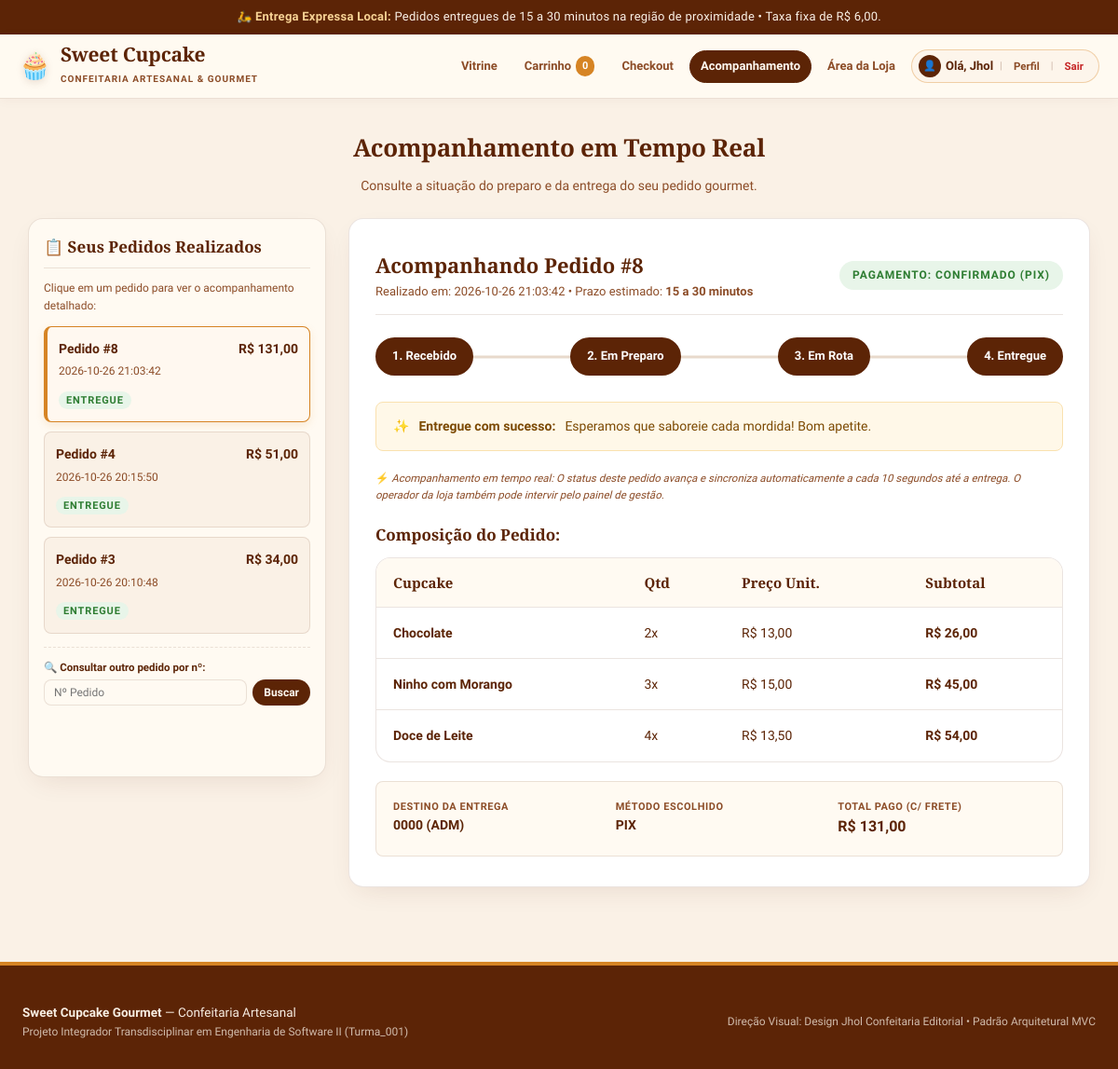
Page /rastreio?id=8 (signed in) on the committed database.
### tables this page shows
CREATE TABLE clientes (
    id INTEGER PRIMARY KEY AUTOINCREMENT,
    nome VARCHAR(100) NOT NULL,
    email VARCHAR(120) NOT NULL UNIQUE,
    senha_hash VARCHAR(255) NOT NULL,
    telefone VARCHAR(20),
    endereco_padrao VARCHAR(255),
    criado_em DATETIME DEFAULT CURRENT_TIMESTAMP
);

CREATE TABLE pedidos (
    id INTEGER PRIMARY KEY AUTOINCREMENT,
    cliente_id INTEGER NOT NULL,
    data_pedido DATETIME DEFAULT CURRENT_TIMESTAMP,
    valor_produtos DECIMAL(10, 2) NOT NULL CHECK (valor_produtos >= 0),
    taxa_entrega DECIMAL(10, 2) NOT NULL DEFAULT 6.00 CHECK (taxa_entrega >= 0),
    valor_total DECIMAL(10, 2) NOT NULL CHECK (valor_total > 0),
    forma_pagamento VARCHAR(20) NOT NULL CHECK (forma_pagamento IN ('PIX', 'CARTAO_CREDITO')),
    status_pagamento VARCHAR(20) NOT NULL DEFAULT 'PENDENTE' CHECK (status_pagamento IN ('PENDENTE', 'CONFIRMADO', 'RECUSADO')),
    status_entrega VARCHAR(20) NOT NULL DEFAULT 'RECEBIDO' CHECK (status_entrega IN ('RECEBIDO', 'PREPARANDO', 'EM_ROTA', 'ENTREGUE')),
    endereco_entrega VARCHAR(255) NOT NULL,
    prazo_estimado VARCHAR(30) DEFAULT '15 a 30 minutos',
    observacoes TEXT,
    FOREIGN KEY (cliente_id) REFERENCES clientes(id) ON DELETE RESTRICT
);

CREATE TABLE itens_pedido (
    id INTEGER PRIMARY KEY AUTOINCREMENT,
    pedido_id INTEGER NOT NULL,
    produto_id INTEGER NOT NULL,
    quantidade INTEGER NOT NULL CHECK (quantidade > 0),
    preco_unitario DECIMAL(10, 2) NOT NULL CHECK (preco_unitario > 0),
    subtotal DECIMAL(10, 2) NOT NULL CHECK (subtotal > 0),
    FOREIGN KEY (pedido_id) REFERENCES pedidos(id) ON DELETE CASCADE,
    FOREIGN KEY (produto_id) REFERENCES produtos(id) ON DELETE RESTRICT
);

CREATE TABLE produtos (
    id INTEGER PRIMARY KEY AUTOINCREMENT,
    nome VARCHAR(80) NOT NULL,
    descricao TEXT NOT NULL,
    preco DECIMAL(10, 2) NOT NULL CHECK (preco > 0),
    disponivel BOOLEAN NOT NULL DEFAULT 1,
    categoria VARCHAR(40) DEFAULT 'Cupcake Gourmet',
    criado_em DATETIME DEFAULT CURRENT_TIMESTAMP
);

### controllers/routes.py (the view)
@routes_bp.route('/rastreio')
def rastreio():
    cliente_id = session.get('cliente_id')
    if not cliente_id:
        flash("Por favor, acesse sua conta para acompanhar seus pedidos em tempo real.", "aviso")
        return redirect(url_for('routes.conta', next='rastreio'))
    pedidos_cliente = database.listar_pedidos_cliente(cliente_id)
    pedido_id = request.args.get('id', type=int)
    if not pedido_id and pedidos_cliente:
        for p in pedidos_cliente:
            if p['status_entrega'] != 'ENTREGUE':
                pedido_id = p['id']
                break
    pedido = None
    if pedido_id:
        pedido = database.buscar_pedido_por_id(pedido_id)
        if pedido and pedido['cliente_id'] != cliente_id:
            flash("Pedido não encontrado ou não pertence à sua conta.", "aviso")
            pedido = None
            pedido_id = None
    return render_template(
        'rastreio.html',
        pedido=pedido,
        pedidos_cliente=pedidos_cliente,
        pedido_ativo_id=pedido_id
    )

### templates/rastreio.html (shortened to what this page needs)
{% extends "base.html" %}
{% block content %}
<div class="section-title" style="text-align: center;">
  <div style="display: flex; justify-content: center; align-items: center; gap: 10px; margin-bottom: 8px;">
    <h2>Acompanhamento em Tempo Real</h2>
  </div>
  <p>Consulte a situação do preparo e da entrega do seu pedido gourmet.</p>
</div>
<div class="rastreio-grid">
  <aside class="pedidos-sidebar">
    <div class="pedidos-sidebar-header">
      📋 Seus Pedidos Realizados
    </div>
    {% if session.get('cliente_id') %}
      {% if pedidos_cliente %}
        <p style="font-size: 12px; color: var(--marrom-medio); margin-bottom: 12px;">
          Clique em um pedido para ver o acompanhamento detalhado:
        </p>
        {% for p in pedidos_cliente %}
          <a href="{{ url_for('routes.rastreio', id=p.id) }}" class="pedido-card-item {% if p.id == pedido_ativo_id %}active{% endif %}">
            <h5>
              <span>Pedido #{{ p.id }}</span>
              <span style="font-weight: 700; color: var(--chocolate);">R$ {{ "%.2f"|format(p.valor_total)|replace('.', ',') }}</span>
            </h5>
            <p style="margin-bottom: 6px;">{{ p.data_pedido }}</p>
            <div>
              {% if p.status_entrega == 'RECEBIDO' %}
                <span class="stock-tag" id="badge-sidebar-{{ p.id }}" style="background:#e3f2fd; color:#1565c0; font-size: 11px;">Recebido</span>
              {% elif p.status_entrega == 'PREPARANDO' %}
                <span class="stock-tag" id="badge-sidebar-{{ p.id }}" style="background:#fff3e0; color:#e65100; font-size: 11px;">Em Preparo</span>
              {% elif p.status_entrega == 'EM_ROTA' %}
                <span class="stock-tag" id="badge-sidebar-{{ p.id }}" style="background:#f3e5f5; color:#7b1fa2; font-size: 11px;">Em Rota</span>
              {% else %}
                <span class="stock-tag" id="badge-sidebar-{{ p.id }}" style="background:#e8f5e9; color:#2e7d32; font-size: 11px;">Entregue</span>
              {% endif %}
            </div>
          </a>
        {% endfor %}
        <form action="{{ url_for('routes.rastreio') }}" method="GET" style="margin-top: 14px; padding-top: 12px; border-top: 1px dashed var(--borda);">
          <label style="font-size: 11.5px; font-weight: 600; color: var(--chocolate); display: block; margin-bottom: 4px;">
            🔍 Consultar outro pedido por nº:
          </label>
          <div style="display: flex; gap: 6px;">
            <input type="number" name="id" class="form-control" placeholder="Nº Pedido" style="padding: 6px 10px; font-size: 12px;" required>
            <button type="submit" class="btn btn-chocolate" style="padding: 6px 12px; font-size: 12px;">Buscar</button>
          </div>
        </form>
      {% else %}
        <div style="font-size: 13px; color: var(--marrom-medio); padding: 10px 0;">
          Você ainda não realizou pedidos com esta conta.
        </div>
      {% endif %}
    {% endif %}
  </aside>
  <main style="max-width: 100%; margin: 0; padding: 0;">
    {% if not pedido %}
      <div class="card-cupcake" style="box-shadow: var(--sombra-card); text-align: center; padding: 48px 24px; border-top: 4px solid var(--borda);">
        <span style="font-size: 44px; display: block; margin-bottom: 12px;">🧁</span>
        <h3 style="margin-bottom: 8px; color: var(--chocolate);">Nenhum pedido em andamento no momento</h3>
        <p class="card-desc" style="max-width: 480px; margin: 0 auto 24px; line-height: 1.6;">
          Você não possui nenhum pedido sendo preparado ou em rota de entrega no momento.
        </p>
        <div style="max-width: 440px; margin: 0 auto 24px; background: var(--bg-surface); padding: 18px; border-radius: var(--radius-sm); border: 1px solid var(--borda); text-align: left;">
          <form action="{{ url_for('routes.rastreio') }}" method="GET">
            <label style="font-size: 13px; font-weight: 700; color: var(--chocolate); display: block; margin-bottom: 6px;">
              🔍 Deseja consultar um pedido anterior? Digite o número:
            </label>
            <div style="display: flex; gap: 8px;">
              <input type="number" name="id" class="form-control" placeholder="Ex: 8" style="flex: 1;" required>
              <button type="submit" class="btn btn-chocolate" style="padding: 8px 16px; font-size: 13px;">Consultar</button>
            </div>
          </form>
        </div>
        <a href="{{ url_for('routes.index') }}" class="btn btn-mel">Fazer um Novo Pedido Gourmet ➔</a>
      </div>
    {% else %}
      <div class="timeline-container" id="tracker-box" data-pedido-id="{{ pedido.id }}" data-status-atual="{{ pedido.status_entrega }}">
        <div style="display: flex; justify-content: space-between; align-items: center; border-bottom: 1px solid var(--borda); padding-bottom: 14px; flex-wrap: wrap; gap: 10px;">
          <div>
            <h3 style="font-family:'Playfair Display', Georgia, serif; font-size: 22px; color: var(--chocolate);">
              Acompanhando Pedido #{{ pedido.id }}
            </h3>
            <p style="font-size: 13px; color: var(--marrom-medio);">
              Realizado em: {{ pedido.data_pedido }} • Prazo estimado: <strong>{{ pedido.prazo_estimado }}</strong>
            </p>
          </div>
          <div style="display: flex; align-items: center; gap: 8px;">
            <span class="stock-tag" style="background:#e8f5e9; color:#2e7d32; font-size:12px; padding:6px 14px;">
              Pagamento: {{ pedido.status_pagamento }} ({{ pedido.forma_pagamento }})
            </span>
          </div>
        </div>
        <div class="timeline-steps" id="timeline-steps-wrap" style="margin-top: 24px;">
          <div id="step-1" class="step-item {% if pedido.status_entrega in ['RECEBIDO', 'PREPARANDO', 'EM_ROTA', 'ENTREGUE'] %}completed{% endif %}">
            1. Recebido
          </div>
          <div id="step-2" class="step-item {% if pedido.status_entrega == 'PREPARANDO' %}active{% elif pedido.status_entrega in ['EM_ROTA', 'ENTREGUE'] %}completed{% endif %}">
            2. Em Preparo
          </div>
          <div id="step-3" class="step-item {% if pedido.status_entrega == 'EM_ROTA' %}active{% elif pedido.status_entrega == 'ENTREGUE' %}completed{% endif %}">
            3. Em Rota
          </div>
          <div id="step-4" class="step-item {% if pedido.status_entrega == 'ENTREGUE' %}completed{% endif %}">
            4. Entregue
          </div>
        </div>
        <div class="alert-box alert-info" id="status-alert-desc" style="margin: 20px 0;">
          {% if pedido.status_entrega == 'RECEBIDO' %}
            📥 <strong>Pedido recebido:</strong> Registrado na cozinha e aguardando o início da montagem.
          {% elif pedido.status_entrega == 'PREPARANDO' %}
            🧁 <strong>Na cozinha:</strong> Seus cupcakes estão sendo confeitados artesanalmente com carinho.
          {% elif pedido.status_entrega == 'EM_ROTA' %}
            🛵 <strong>A caminho:</strong> O entregador já saiu da confeitaria e está a caminho do seu endereço!
          {% else %}
            ✨ <strong>Entregue com sucesso:</strong> Esperamos que saboreie cada mordida! Bom apetite.
          {% endif %}
        </div>
        <p style="font-size: 11.5px; color: var(--marrom-medio); margin-bottom: 16px;">
          ⚡ <em>Acompanhamento em tempo real: O status deste pedido avança e sincroniza automaticamente a cada 10 segundos até a entrega. O operador da loja também pode intervir pelo painel de gestão.</em>
        </p>
        <h4 style="font-family:'Playfair Display', Georgia, serif; font-size: 17px; margin: 20px 0 10px; color: var(--chocolate);">
          Composição do Pedido:
        </h4>
        <div class="table-container" style="box-shadow: none; margin-bottom: 20px;">
          <table>
            <thead>
              <tr>
                <th>Cupcake</th>
                <th>Qtd</th>
                <th>Preço Unit.</th>
                <th>Subtotal</th>
              </tr>
            </thead>
            <tbody>
              {% for item in pedido.itens %}
              <tr>
                <td><strong>{{ item.produto_nome }}</strong></td>
                <td>{{ item.quantidade }}x</td>
                <td>R$ {{ "%.2f"|format(item.preco_unitario)|replace('.', ',') }}</td>
                <td><strong>R$ {{ "%.2f"|format(item.subtotal)|replace('.', ',') }}</strong></td>
              </tr>
              {% endfor %}
            </tbody>
          </table>
        </div>
        <div style="display: grid; grid-template-columns: repeat(auto-fit, minmax(200px, 1fr)); gap: 16px; font-size: 14px; background: var(--bg-surface); padding: 18px; border-radius: var(--radius-sm); border: 1px solid var(--borda);">
          <div>
            <p style="color: var(--marrom-medio); font-size: 11px; text-transform: uppercase; font-weight: 700; letter-spacing:0.05em;">Destino da Entrega</p>
            <p><strong>{{ pedido.endereco_entrega }}</strong></p>
          </div>
          <div>
            <p style="color: var(--marrom-medio); font-size: 11px; text-transform: uppercase; font-weight: 700; letter-spacing:0.05em;">Método Escolhido</p>
            <p><strong>{{ pedido.forma_pagamento }}</strong></p>
          </div>
          <div>
            <p style="color: var(--marrom-medio); font-size: 11px; text-transform: uppercase; font-weight: 700; letter-spacing:0.05em;">Total Pago (c/ frete)</p>
            <p><strong style="color: var(--chocolate); font-size: 16px;">R$ {{ "%.2f"|format(pedido.valor_total)|replace('.', ',') }}</strong></p>
          </div>
        </div>
      </div>
    {% endif %}
  </main>
</div>
{% endblock %}

### templates/base.html (shortened to what this page needs)
<!doctype html>
<html lang="pt-BR">
<head>
  <link rel="stylesheet" href="{{ url_for('static', filename='css/style.css') }}">
</head>
<body>
  <div class="topbar-aviso">
    🛵 <strong>Entrega Expressa Local:</strong> Pedidos entregues de 15 a 30 minutos na região de proximidade • Taxa fixa de R$ 6,00.
  </div>
  <header>
    <div class="header-inner">
      <a href="{{ url_for('routes.index') }}" class="brand">
        <span class="brand-logo">🧁</span>
        <div class="brand-info">
          <h1>Sweet Cupcake</h1>
          <span>Confeitaria Artesanal & Gourmet</span>
        </div>
      </a>
      <nav aria-label="Navegação da loja">
        <a href="{{ url_for('routes.index') }}" class="{% if request.endpoint == 'routes.index' %}active{% endif %}">Vitrine</a>
        <a href="{{ url_for('routes.carrinho') }}" class="{% if request.endpoint == 'routes.carrinho' %}active{% endif %}">
          Carrinho <span class="nav-badge" id="carrinho-contador">{{ session.get('carrinho_qtd', 0) }}</span>
        </a>
        <a href="{{ url_for('routes.checkout') }}" class="{% if request.endpoint == 'routes.checkout' %}active{% endif %}">Checkout</a>
        <a href="{{ url_for('routes.rastreio') }}" class="{% if request.endpoint == 'routes.rastreio' %}active{% endif %}">Acompanhamento</a>
        <a href="{{ url_for('routes.operador') }}" class="{% if request.endpoint == 'routes.operador' %}active{% endif %}">Área da Loja</a>
        {% if session.get('cliente_nome') %}
          <div class="user-chip">
            <a href="{{ url_for('routes.conta') }}" class="user-chip-link" title="Visualizar Meu Perfil">
              <span class="user-avatar-circle">👤</span>
              <span class="user-name-text">Olá, <strong>{{ session.get('cliente_nome') }}</strong></span>
            </a>
            <span class="user-chip-sep">|</span>
            <a href="{{ url_for('routes.conta') }}" class="btn-chip-action" title="Meu Perfil">Perfil</a>
            <span class="user-chip-sep">|</span>
            <a href="{{ url_for('routes.logout') }}" class="btn-chip-action btn-chip-logout" title="Encerrar sessão">Sair</a>
          </div>
        {% else %}
          <a href="{{ url_for('routes.conta') }}" class="{% if request.endpoint == 'routes.conta' %}active{% endif %} btn-entrar-nav">
            👤 Entrar / Cadastrar
          </a>
        {% endif %}
      </nav>
    </div>
  </header>
  <main>
    <div class="page-container">
      {% block content %}{% endblock %}
    </div>
  </main>
  <footer>
    <div class="footer-inner">
      <div>
        <p><strong>Sweet Cupcake Gourmet</strong> — Confeitaria Artesanal</p>
        <p class="footer-note">Projeto Integrador Transdisciplinar em Engenharia de Software II (Turma_001)</p>
      </div>
      <div>
        <p class="footer-note">Direção Visual: Design Jhol Confeitaria Editorial • Padrão Arquitetural MVC</p>
      </div>
    </div>
  </footer>
</body>
</html>

### rows in the picture
clientes: get "Jhol"
pedidos: id "8", valor_total "131,00", data_pedido "2026-10-26 21:03:42", prazo_estimado "15 a 30 minutos", status_pagamento "CONFIRMADO", forma_pagamento "PIX", endereco_entrega "0000 (ADM)"
pedidos: id "4", valor_total "51,00", data_pedido "2026-10-26 20:15:50"
pedidos: id "3", valor_total "34,00", data_pedido "2026-10-26 20:10:48"
itens_pedido: produto_nome "Chocolate", quantidade "2", preco_unitario "13,00", subtotal "26,00"
itens_pedido: produto_nome "Ninho com Morango", quantidade "3", preco_unitario "15,00", subtotal "45,00"
itens_pedido: produto_nome "Doce de Leite", quantidade "4", preco_unitario "13,50", subtotal "54,00"

### other values in the picture
{{ session.get('carrinho_qtd', 0) }} "0"
